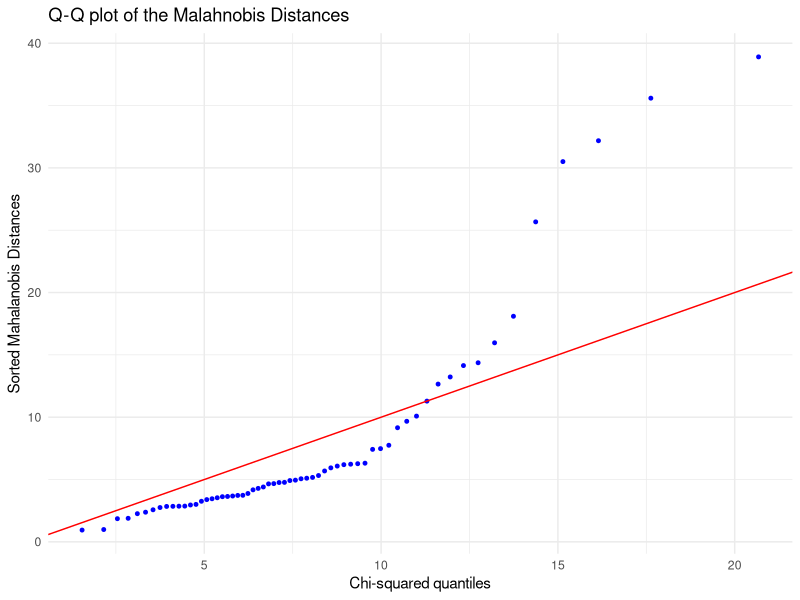
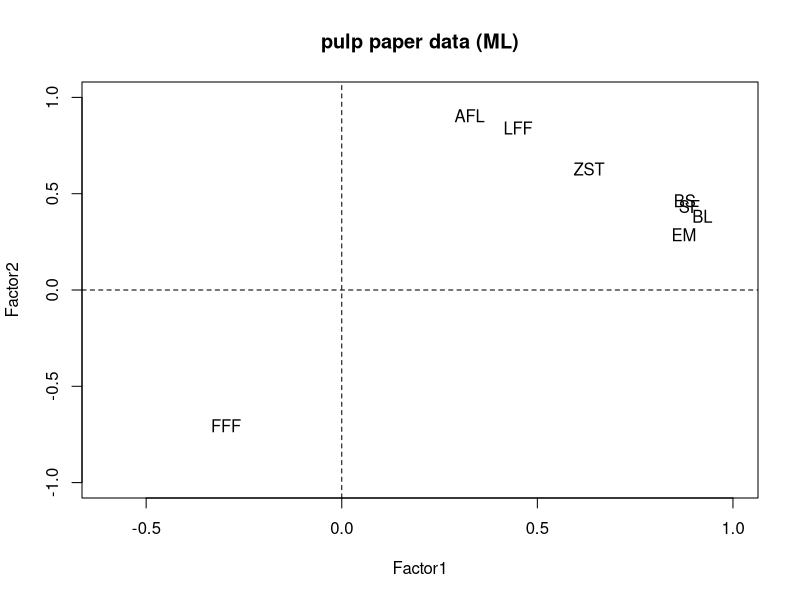
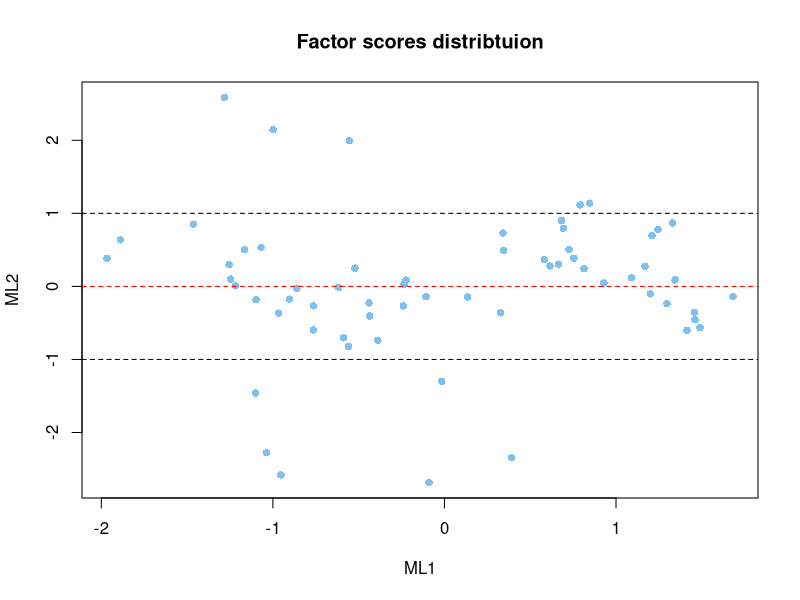
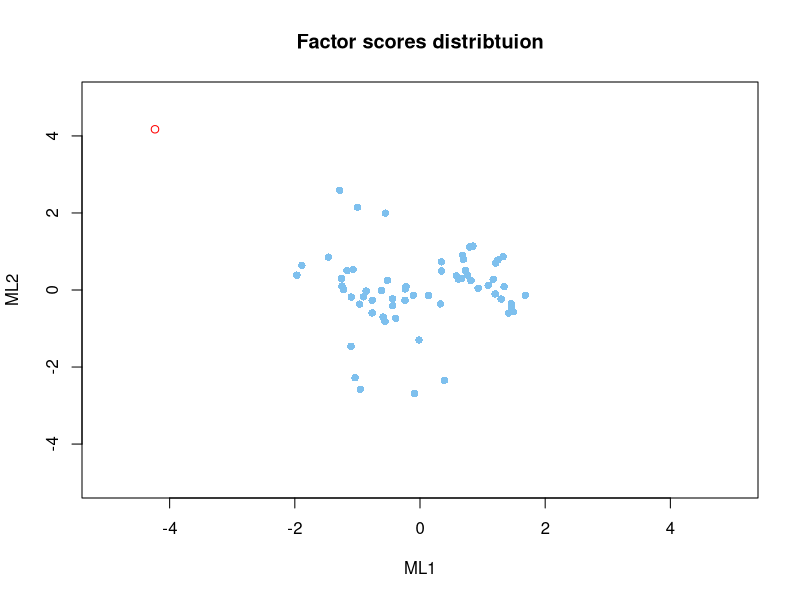
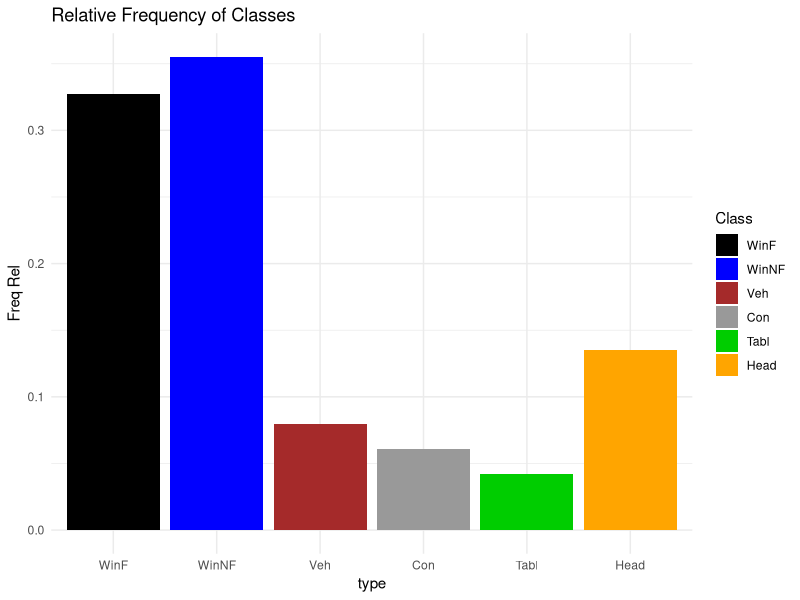
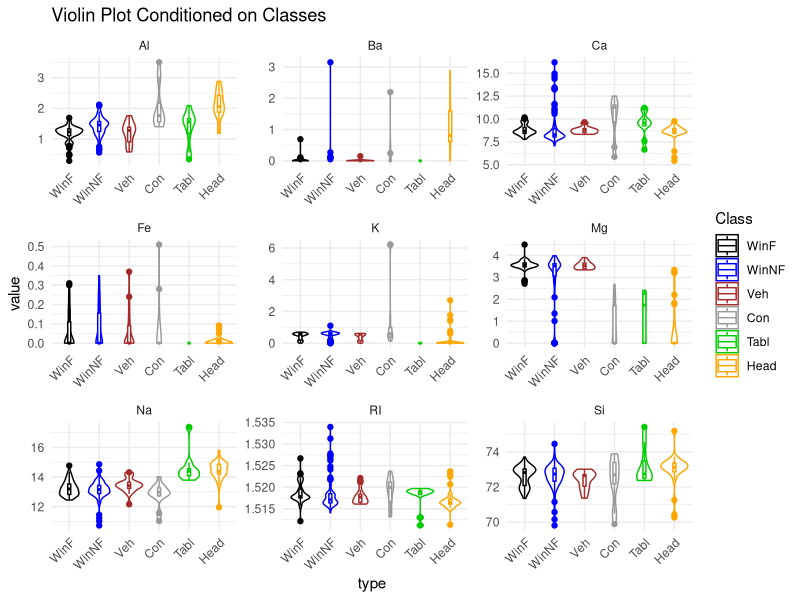
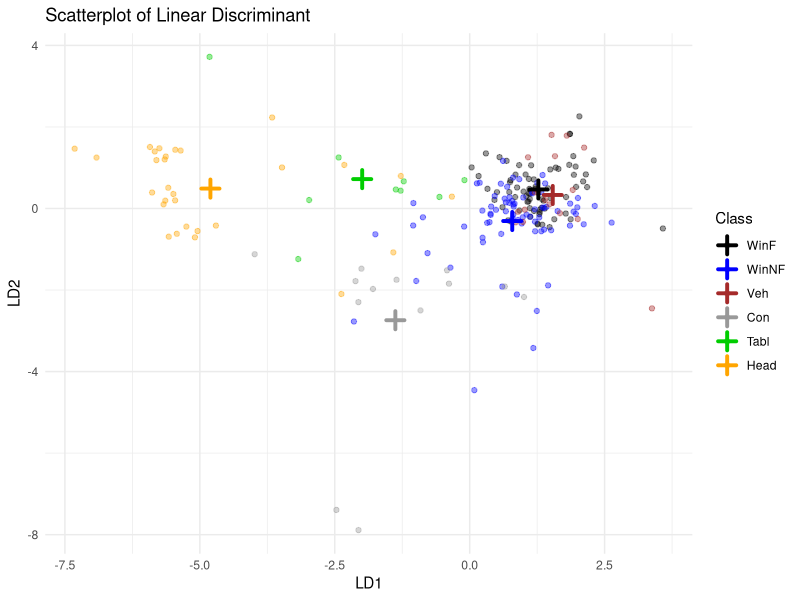
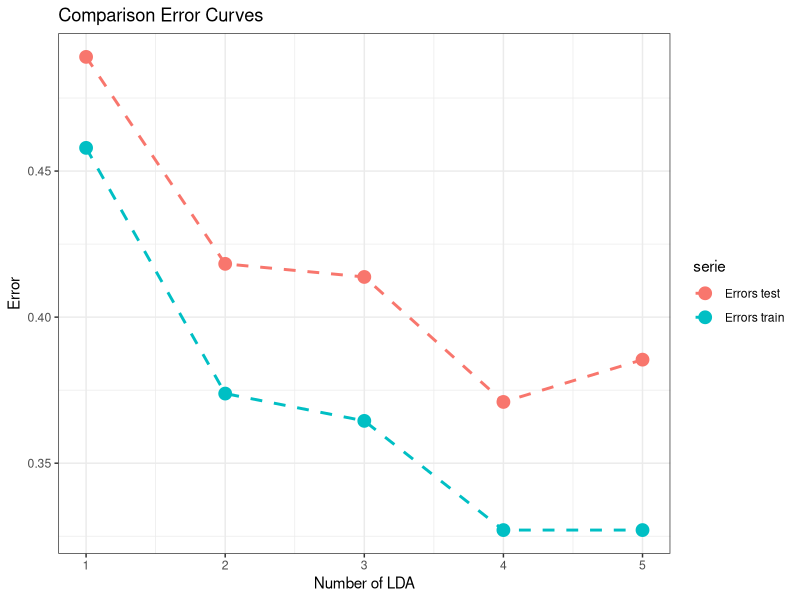

The R script that drew these images, in order:
## ---- chunk 1
knitr::opts_chunk$set(echo = TRUE)
## ---- chunk 2
library(tidyverse)
library(MASS)
library(ellipse)
library(nnet)
library(class)
library(mclust)
library(e1071)
library(caTools)
library(ggplot2)
library(class)
## ---- chunk 3
pulp_paper<-read.table("data/pulp_paper.txt",header=T)
names(pulp_paper)<- c("BL" ,"EM" ,"SF" ,"BS","AFL", "LFF", "FFF", "ZST")
dim(pulp_paper)
## ---- chunk 4
head(pulp_paper)
## ---- chunk 5
# Calculate the Mahalanobis distances 
pulp_paper_scaled <- scale(pulp_paper)
n <- nrow(pulp_paper_scaled)
bar.x<-colMeans(pulp_paper_scaled)
S = cov(pulp_paper_scaled)
p= ncol(pulp_paper)
d <- mahalanobis(pulp_paper_scaled, center = bar.x, cov = S)
chi2_quantiles <- qchisq(ppoints(d), df = p)
sorted_d <- sort(d)
# Q-Q plot
ggplot(cbind(chi2_quantiles, sorted_d), aes(x = chi2_quantiles, y = sorted_d)) +
geom_point( color = "blue", size = 1) +
geom_abline(slope = 1, intercept = 0, color = "red") +
theme_minimal() +
  labs(title = "Q-Q plot of the Malahnobis Distances", x = "Chi-squared quantiles",
y = "Sorted Mahalanobis Distances")
## ---- chunk 6
S <- cor(pulp_paper)
round(S,3)
## ---- chunk 7
fa.ml<-factanal(x=pulp_paper_scaled, factors=2, rotation="varimax")
fa.ml
## ---- chunk 8
names(fa.ml)
L<-fa.ml$loadings[,]
round(L,3)
## ---- chunk 9
round(fa.ml$uniquenesses,3)
Psi<-diag(fa.ml$uniquenesses)
## ---- chunk 10
comm<-diag(crossprod(t(fa.ml$loadings)))
comm
round(fa.ml$uniquenesses+comm,3)
## ---- chunk 11
S.hat<-L%*%t(L)+Psi; 
round(S.hat,3)
Residual<-S-S.hat
round(Residual,3)
res <- sum(Residual^2)
res
## ---- chunk 12
cum <- sum(diag(crossprod(fa.ml$loadings))/p*100)
prop_var <- round(c(diag(crossprod(fa.ml$loadings))/p*100, cum),1)
names(prop_var) <- c("Prop of var of Factor1", "Prop of var of Factor2", 
                     "Cumulative prop of var")
prop_var
## ---- chunk 13
fa.ml_new<-factanal(x=pulp_paper_scaled, factors=3, rotation = "varimax")
fa.ml_new
## ---- chunk 14
L_new<-fa.ml_new$loadings[,]
round(L_new,3)
## ---- chunk 15
round(fa.ml_new$uniquenesses,3)
Psi_new<-diag(fa.ml_new$uniquenesses)
## ---- chunk 16
comm_new<-diag(crossprod(t(fa.ml_new$loadings)))
round(fa.ml_new$uniquenesses+comm_new,3)
## ---- chunk 17
S.hat_new<-L_new%*%t(L_new)+Psi_new
round(S.hat_new,3)
Residual_new<-S-S.hat_new
round(Residual_new,3)
res_new <- sum(Residual_new^2) 
res_new
## ---- chunk 18
cum_new <- sum(diag(crossprod(fa.ml_new$loadings))/p*100)
prop_var_new <- round(c(diag(crossprod(fa.ml_new$loadings))/p*100, cum_new),1)
names(prop_var_new) <- c("Prop of var of Factor1", "Prop of var of Factor2", 
                     "Prop of var of Factor 3", "Cumulative prop of var")
prop_var_new
## ---- chunk 19
#Factor quantities for m=2
output1 <-list( "factors"=fa.ml$loadings[,1:2], 
                "communalities"= diag(crossprod(t(fa.ml$loadings))),
                "uniquenesses" = fa.ml$uniquenesses, 
                "prop_of_variance"=round(cum, 3), 
                "residual matrix"=Residual)
output1

#Factor quantities for m=3
output2 <-list( "factors"=fa.ml_new$loadings[,1:3], 
                "communalities"= diag(crossprod(t(fa.ml_new$loadings))),
                "uniquenesses" = fa.ml_new$uniquenesses, 
                "prop_of_variance"=round(cum_new, 3), 
                "residual matrix"=Residual_new)
output2
## ---- chunk 20
fa.ml<-factanal(x=pulp_paper_scaled, factors=2, rotation = "varimax")
round(fa.ml$loadings[,],3)
## ---- chunk 21
var.names<-names(pulp_paper)
plot(Factor2~Factor1,data=fa.ml$loadings[,],type="n",
xlim=c(-0.6,1),ylim=c(-1,1), main="pulp paper data (ML)")
text(Factor2~Factor1,data=fa.ml$loadings[,],labels=var.names)
abline(h=0,v=0,lty=2)
## ---- chunk 22
fa.ml<-factanal(x=pulp_paper_scaled, factors=2, rotation="varimax", 
                scores="regression")
fa.ml$scores[1,]
## ---- chunk 23
plot(fa.ml$scores[,1],fa.ml$scores[,2],pch=16,
xlab="ML1",ylab="ML2",main="Factor scores distribtuion", col="skyblue2")
abline(a=0,b=0, col= "red", lty=2)
abline(a=1,b=0, col= "black", lty=2)
abline(a=-1,b=0, col= "black", lty=2)
## ---- chunk 24
cor(fa.ml$scores[,1],fa.ml$scores[,2])
## ---- chunk 25
new_obs <- c(15.5, 5.5, 2, -0.55, 0.6, 65, -5, 1.2)
new_obs_mat <- matrix(new_obs, nrow = 1)
#mean vector
mu<- as.numeric(colMeans(pulp_paper))
#variance vector 
v <- as.numeric(diag(cov(pulp_paper)))
new_obs_scaled <- scale(new_obs_mat, center=mu, scale=sqrt(v)) 
#new observation rescaled 
new_obs_s <- new_obs_scaled[1,]
names(new_obs_s)<- c("BL" ,"EM" ,"SF" ,"BS","AFL", "LFF", "FFF", "ZST")
## ---- chunk 26
#compute the factor score of the point 
lambda.inv <- solve(S) %*% fa.ml$loadings
point <- new_obs_s  %*% lambda.inv
point
## ---- chunk 27
plot(fa.ml$scores[,1],fa.ml$scores[,2],pch=16,xlim = c(-5,5), ylim=c(-5,5),
xlab="ML1",ylab="ML2",main="Factor scores distribtuion", col="skyblue2")
points(point,col="red")
## ---- chunk 28
matrix <-rbind(mu, sqrt(v) , new_obs, new_obs_s)
rownames(matrix) <- c("pulp's mean", "pulp's standard deviation", "new obs", 
                      "new obs scaled")
colnames(matrix) <- c("BL" ,"EM" ,"SF" ,"BS","AFL", "LFF", "FFF", "ZST")
matrix
## ---- chunk 29
glass<-read.table("data/glass.txt",header=T)
glass$type<-factor(glass$type)
levels(glass$type)<-c("WinF","WinNF","Veh","Con","Tabl","Head")
table(glass$type)
## ---- chunk 30
dim(glass)
## ---- chunk 31
head(glass)
## ---- chunk 32
glass %>% is.na() %>% sum()
## ---- chunk 33
table(glass$type) %>%t() %>% apply(1,function(x) x/sum(x)) %>% t()
## ---- chunk 34
lookup<-c("black", "blue", "brown", "gray60",
"green3", "orange")
names(lookup)<-as.character(unique(glass$type))
## ---- chunk 35
#bar plot freq relative
glass %>%
  ggplot(aes(x = type, y = after_stat(count)/sum(after_stat(count)), fill = type)) + 
  geom_bar() +
  labs(title = "Relative Frequency of Classes",y = "Freq Rel")+
  scale_color_manual(values = lookup, aesthetics = "fill", name = "Class")+
  theme_minimal()
## ---- chunk 36
glass %>%
  gather(key = Measure, value = value, -type )  %>%
  ggplot(aes(x = type, y= value, color = 
               type)) +
  scale_color_manual(values = lookup, name = "Class")+
  geom_violin(trim = T)+ 
  geom_boxplot(width=0.1) + 
  facet_wrap( ~ Measure ,scales = "free", ncol =3)+
  labs(title = "Violin Plot Conditioned on Classes") +
  theme_minimal()+
  theme(axis.text.x = element_text(angle = 45, hjust = 1))
## ---- chunk 37
lda.fit<-lda(glass$type ~ . ,data=glass)
lda.fit
## ---- chunk 38
lda.matrix<-diag(diag(cov(glass[,1:9])** (1/2))) %*% lda.fit$scaling 
rownames(lda.matrix) <- c("RI", "Na", "Mg", "Al", "Si", "K", "Ca", "Ba", "Fe")
lda.matrix
## ---- chunk 39
lda.pred  <-predict(lda.fit,glass)
training_error <- mean(lda.pred$class != glass$type )
training_error
## ---- chunk 40
lda.pred  <-predict(lda.fit,glass)
conf.mat<-table(predicted=lda.pred$class,true=glass$type)
conf.mat2<-addmargins(conf.mat)
conf.mat2
## ---- chunk 41
conf.mat<-apply(conf.mat,2,function(x) x/sum(x))
conf.mat
## ---- chunk 42
diag(conf.mat)
## ---- chunk 43
cv.index <- read.csv("data/groupCV.txt",header = F)
glass$cv.index <- cv.index[,]
## ---- chunk 44
errors <- rep(NA,10)
for (i in (1:10)){
  training_set <- glass[cv.index != i, ]  
  test_set <- glass[cv.index == i, ]  
  lda.fit.cv <-lda(training_set$type ~ . , data= training_set[,1:10])
  lda.pred.cv <- predict(lda.fit.cv,newdata = test_set[,1:10])
  errors[i]<-mean(lda.pred.cv$class != test_set$type )
}
mean(errors)
## ---- chunk 45
lookup<-c("black", "blue", "brown", "gray60",
"green3", "orange")
names(lookup)<-as.character(unique(glass$type))
lookup
## ---- chunk 46
data.col<-lookup[glass$type]
means.hat.z<-aggregate(lda.pred$x,by=list(glass$type),FUN=mean)
#plot(LD2~LD1, 
     #data=lda.pred$x[,1:2],pch=16,col=data.col)
#points(means.hat.z[,1],means.hat.z[,2],pch=21,bg=lookup,cex=1.5, lwd=2, col="red")

LDscores <-tibble(
  LD1 = lda.pred$x[,1],
  LD2 = lda.pred$x[,2],
  TYPE = glass$type,
)

LDscores %>%
  ggplot(mapping=aes(x = LD1, y = LD2,col = TYPE))+
  geom_point( alpha  =0.4)+
  scale_color_manual(values = data.col, name = "Class")+
  geom_point(data = tibble(means.hat.z)[,1:3],
    aes(x= LD1, y= LD2, colour = Group.1),           
    shape  = 3,                         
    size   = 3,
    stroke = 2 
  )+
  labs(title = "Scatterplot of Linear Discriminant") +
  theme_minimal()
## ---- chunk 47
errors.train.reduced<- rep(NA,5)
errors.test.reduced<- rep(NA,5)

for (j in (1:5)){
  errors.test<- rep(NA,10)

  for (i in (1:10)){
    training_set <- glass %>% filter(cv.index != i) 
    test_set <- glass %>% filter(cv.index == i) 
    #error of reduced rank j on the test set recovered
    lda.fit.cv <-lda(training_set$type ~ .  , data= training_set[,1:10])
    lda.pred.test.cv <- predict(lda.fit.cv,test_set[,1:10], dim = j )
    errors.test[i]<-mean(lda.pred.test.cv$class != test_set$type )

  }
  #error on the training set recovered
  lda.pred<-predict(lda.fit,glass,dimen=j)
  errors.train.reduced[j]<-mean(lda.pred$class!=glass$type)
  errors.test.reduced[j]<-mean(errors.test)
}
errors.test.reduced
errors.train.reduced
## ---- chunk 48
df <- data.frame(
  iter  = rep(seq_along(errors.train.reduced), 2),
  error = c(errors.train.reduced, errors.test.reduced),
  serie = rep(c("Errors train", "Errors test"), each = length(errors.train.reduced))
)

ggplot(df, aes(iter, error, colour = serie)) +
  geom_line(linewidth = 1, linetype= 2) +
  geom_point(size   = 4)+
  labs(x = "Number of LDA", y = "Error",
       title = "Comparison Error Curves") +
  theme_bw()

## ---- chunk 49
#we need it because the tie-breaking mechanism is random
set.seed(1234)
errorsKNN <- matrix(rep(NA,100),ncol= 10 , nrow= 20 )

for (i in (1:10)){
  #derive training and test set
  training_set <- glass %>% filter(cv.index != i)  %>% dplyr::select(-cv.index)
  test_set <- glass %>% filter(cv.index == i)  %>%dplyr::select(-cv.index)

  # set mean and variance of the training set chose
  mu<- colMeans(training_set[1:9])
  va<- diag(cov(training_set[1:9]))
  #scale the train 
  training_scale <- cbind( training_set[1:9] %>% 
                             scale(center= mu, scale = sqrt(va))
                           , training_set[10])
  #scale the test with the means and variances of the training set
  test_scale<- cbind(test_set[1:9] %>% scale(center= mu,
                                             scale = sqrt(va)) , test_set[10])
 
  #CV for each k from 1 to 20
  for (j in (1:20)){
  test_pred <- knn(
                 train = training_scale[,1:9],
                 test = test_scale[,1:9],
                 cl = training_scale$type,
                 k= j
                 )
  errorsKNN[j,i]<-mean(test_pred != test_scale$type )
  }
}
# do the mean row wise
errors_cv<-apply(errorsKNN, 1 , FUN=mean )
#plot the errors for each k 
tibble(err=errors_cv,
       index= seq(1,20)) %>%
  ggplot(aes(y=err, x=index)) +
  geom_line(color="blue",linewidth = 1, linetype= 2) +
  geom_point(color="blue", size   = 4)+
  geom_point(data= tibble(err=errors_cv,
       index= seq(1,20))[2,]
       ,col= "red", size   = 4)+
  labs(x = "Hyperparameter k", y = "Error",
       title = "CV error for varying levels of K")+
  theme_minimal()
## ---- chunk 50
(errors.test.reduced[4] - errors_cv[2]) *100
